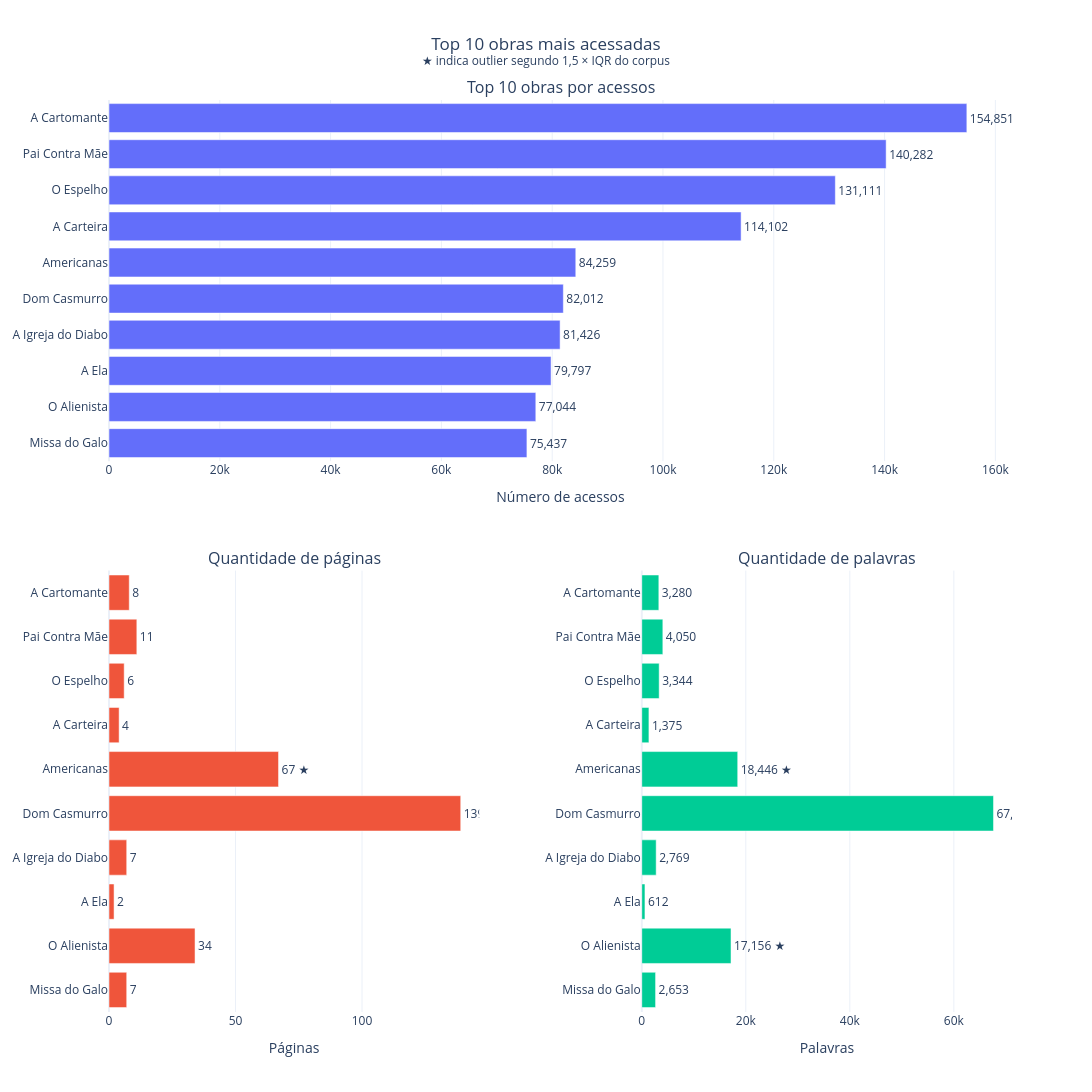

Notebook code cell kept with this figure:
### Markdown cell above
top 10 livros por acesso

### Code cell
def limites_outlier(serie):
    serie = pd.to_numeric(serie, errors="coerce").dropna()

    q1 = serie.quantile(0.25)
    q3 = serie.quantile(0.75)
    iqr = q3 - q1

    return (
        q1 - 1.5 * iqr,
        q3 + 1.5 * iqr,
    )




top10 = (
    df_coletanea_infos
    .assign(
        acessos=pd.to_numeric(
            df_coletanea_infos["acessos"],
            errors="coerce",
        )
    )
    .dropna(subset=["acessos"])
    .nlargest(10, "acessos")
    .sort_values("acessos")
    .copy()
)




_, lim_sup_pages = limites_outlier(
    df_coletanea_infos["count_pages"]
)

_, lim_sup_words = limites_outlier(
    df_coletanea_infos["count_words"]
)

top10["outlier_pages"] = (
    top10["count_pages"] > lim_sup_pages
)

top10["outlier_words"] = (
    top10["count_words"] > lim_sup_words
)


top10["label_pages"] = top10.apply(
    lambda x: (
        f"{x['count_pages']:,.0f} ★"
        if x["outlier_pages"]
        else f"{x['count_pages']:,.0f}"
    ),
    axis=1,
)

top10["label_words"] = top10.apply(
    lambda x: (
        f"{x['count_words']:,.0f} ★"
        if x["outlier_words"]
        else f"{x['count_words']:,.0f}"
    ),
    axis=1,
)



fig = make_subplots(
    rows=2,
    cols=2,

    # gráfico superior ocupa as duas colunas
    specs=[
        [{"colspan": 2}, None],
        [{}, {}],
    ],

    subplot_titles=[
        "Top 10 obras por acessos",
        "Quantidade de páginas",
        "Quantidade de palavras",
    ],

    row_heights=[
        0.45,
        0.55,
    ],

    vertical_spacing=0.12,
    horizontal_spacing=0.18,
)




fig.add_trace(
    go.Bar(
        y=top10["titulo"],
        x=top10["acessos"],
        orientation="h",

        text=top10["acessos"],
        texttemplate="%{text:,.0f}",
        textposition="outside",

        hovertemplate=(
            "<b>%{y}</b>"
            "<br>Acessos: %{x:,.0f}"
            "<extra></extra>"
        ),
    ),
    row=1,
    col=1,
)




fig.add_trace(
    go.Bar(
        y=top10["titulo"],
        x=top10["count_pages"],
        orientation="h",

        text=top10["label_pages"],
        textposition="outside",

        customdata=top10[
            [
                "acessos",
                "outlier_pages",
            ]
        ],

        hovertemplate=(
            "<b>%{y}</b>"
            "<br>Páginas: %{x:,.0f}"
            "<br>Acessos: %{customdata[0]:,.0f}"
            "<br>Outlier: %{customdata[1]}"
            "<extra></extra>"
        ),
    ),
    row=2,
    col=1,
)




fig.add_trace(
    go.Bar(
        y=top10["titulo"],
        x=top10["count_words"],
        orientation="h",

        text=top10["label_words"],
        textposition="outside",

        customdata=top10[
            [
                "acessos",
                "outlier_words",
            ]
        ],

        hovertemplate=(
            "<b>%{y}</b>"
            "<br>Palavras: %{x:,.0f}"
            "<br>Acessos: %{customdata[0]:,.0f}"
            "<br>Outlier: %{customdata[1]}"
            "<extra></extra>"
        ),
    ),
    row=2,
    col=2,
)


fig.update_xaxes(
    title_text="Número de acessos",
    row=1,
    col=1,
)

fig.update_xaxes(
    title_text="Páginas",
    row=2,
    col=1,
)

fig.update_xaxes(
    title_text="Palavras",
    row=2,
    col=2,
)



fig.update_layout(
    template="plotly_white",
    height=1100,
    width=1400,
    showlegend=False,

    title={
        "text": (
            "Top 10 obras mais acessadas"
            "<br><sup>"
            "★ indica outlier segundo 1,5 × IQR do corpus"
            "</sup>"
        ),
        "x": 0.5,
        "xanchor": "center",
    },
)

fig.show()

### Figure 1 — Plotly figure (JSON) as saved in the notebook; plotly's stock layout.template omitted (floating-point values rounded to 4 significant figures)
{"data": [{"hovertemplate": "<b>%{y}</b><br>Acessos: %{x:,.0f}<extra></extra>", "orientation": "h", "text": [75437, 77044, 79797, 81426, 82012, 84259, 114102, 131111, 140282, 154851], "textposition": "outside", "texttemplate": "%{text:,.0f}", "type": "bar", "x": [75437, 77044, 79797, 81426, 82012, 84259, 114102, 131111, 140282, 154851], "xaxis": "x", "y": ["Missa do Galo", "O Alienista", "A Ela", "A Igreja do Diabo", "Dom Casmurro", "Americanas", "A Carteira", "O Espelho", "Pai Contra Mãe", "A Cartomante"], "yaxis": "y"}, {"customdata": [[75437, false], [77044, false], [79797, false], [81426, false], [82012, true], [84259, true], [114102, false], [131111, false], [140282, false], [154851, false]], "hovertemplate": "<b>%{y}</b><br>Páginas: %{x:,.0f}<br>Acessos: %{customdata[0]:,.0f}<br>Outlier: %{customdata[1]}<extra></extra>", "orientation": "h", "text": ["7", "34", "2", "7", "139 ★", "67 ★", "4", "6", "11", "8"], "textposition": "outside", "type": "bar", "x": [7, 34, 2, 7, 139, 67, 4, 6, 11, 8], "xaxis": "x2", "y": ["Missa do Galo", "O Alienista", "A Ela", "A Igreja do Diabo", "Dom Casmurro", "Americanas", "A Carteira", "O Espelho", "Pai Contra Mãe", "A Cartomante"], "yaxis": "y2"}, {"customdata": [[75437, false], [77044, true], [79797, false], [81426, false], [82012, true], [84259, true], [114102, false], [131111, false], [140282, false], [154851, false]], "hovertemplate": "<b>%{y}</b><br>Palavras: %{x:,.0f}<br>Acessos: %{customdata[0]:,.0f}<br>Outlier: %{customdata[1]}<extra></extra>", "orientation": "h", "text": ["2,653", "17,156 ★", "612", "2,769", "67,620 ★", "18,446 ★", "1,375", "3,344", "4,050", "3,280"], "textposition": "outside", "type": "bar", "x": [2653, 17156, 612, 2769, 67620, 18446, 1375, 3344, 4050, 3280], "xaxis": "x3", "y": ["Missa do Galo", "O Alienista", "A Ela", "A Igreja do Diabo", "Dom Casmurro", "Americanas", "A Carteira", "O Espelho", "Pai Contra Mãe", "A Cartomante"], "yaxis": "y3"}], "layout": {"annotations": [{"font": {"size": 16}, "showarrow": false, "text": "Top 10 obras por acessos", "x": 0.5, "xanchor": "center", "xref": "paper", "y": 1, "yanchor": "bottom", "yref": "paper"}, {"font": {"size": 16}, "showarrow": false, "text": "Quantidade de páginas", "x": 0.205, "xanchor": "center", "xref": "paper", "y": 0.484, "yanchor": "bottom", "yref": "paper"}, {"font": {"size": 16}, "showarrow": false, "text": "Quantidade de palavras", "x": 0.795, "xanchor": "center", "xref": "paper", "y": 0.484, "yanchor": "bottom", "yref": "paper"}], "height": 1100, "showlegend": false, "title": {"text": "Top 10 obras mais acessadas<br><sup>★ indica outlier segundo 1,5 × IQR do corpus</sup>", "x": 0.5, "xanchor": "center"}, "width": 1400, "xaxis": {"anchor": "y", "domain": [0, 1], "title": {"text": "Número de acessos"}}, "xaxis2": {"anchor": "y2", "domain": [0, 0.41], "title": {"text": "Páginas"}}, "xaxis3": {"anchor": "y3", "domain": [0.59, 1], "title": {"text": "Palavras"}}, "yaxis": {"anchor": "x", "domain": [0.604, 1]}, "yaxis2": {"anchor": "x2", "domain": [0, 0.484]}, "yaxis3": {"anchor": "x3", "domain": [0, 0.484]}}}
